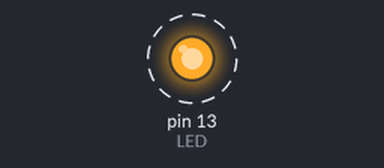
The program below on a simulated Arduino Uno, built with avr-gcc and run on an emulated ATmega328P. On the bench: output pins drawn as LEDs (lit = HIGH). Dashed ring = blinking.

Above: at 0.05 s.
Timing chart, 0 to 3.0 s (numbered marks = the images above):
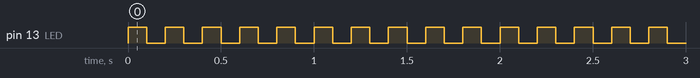

The program:

main.cpp
```cpp
#include <Arduino.h>

static const int LED = 13;

void setup(){
  pinMode(LED, OUTPUT);
}

void loop(){
  digitalWrite(LED, HIGH);
  delay(100);
  digitalWrite(LED, LOW);
  delay(100);
}
```

Measured:
- by itself, pin 13 (LED): alternates HIGH for 0.10 s and LOW for 0.10 s
